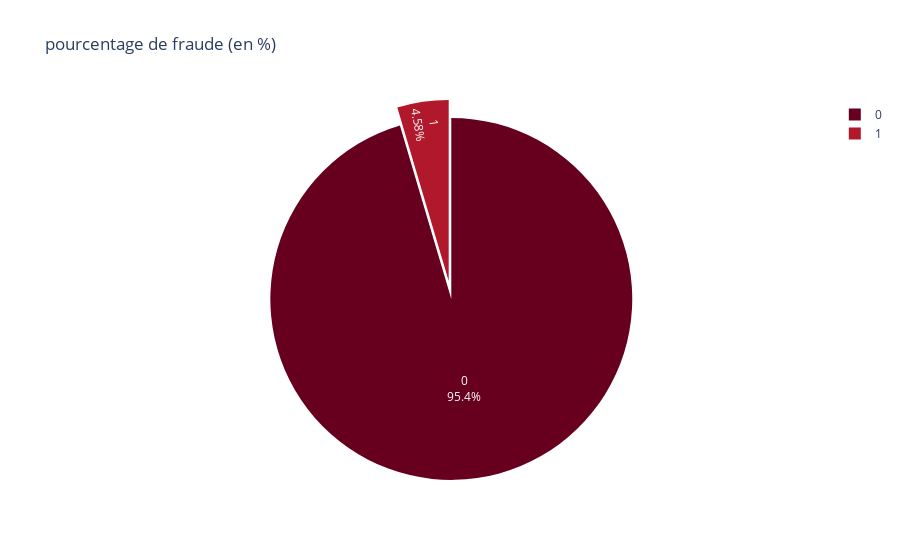

The cell this chart's notebook holds for it:
### Markdown cell above
### *checking target*

### Code cell
import plotly.express as px
freq = df['fraude'].value_counts(normalize=True).reset_index()
freq.columns = ['fraude', 'Pourcentage']
freq['Pourcentage'] *= 100

# Graphique circulaire interactif
fig = px.pie(freq, names='fraude', values='Pourcentage', 
             title='pourcentage de fraude (en %)', 
             color_discrete_sequence=px.colors.sequential.RdBu)

fig.update_traces(textinfo='percent+label', pull=[0.05]*len(freq))
fig.show()

### Figure 1 — Plotly figure (JSON) as saved in the notebook; plotly's stock layout.template omitted (floating-point values rounded to 4 significant figures)
{"data": [{"domain": {"x": [0, 1], "y": [0, 1]}, "hovertemplate": "fraude=%{label}<br>Pourcentage=%{value}<extra></extra>", "labels": [0, 1], "legendgroup": "", "name": "", "pull": [0.05, 0.05], "showlegend": true, "textinfo": "percent+label", "type": "pie", "values": [95.42, 4.582]}], "layout": {"legend": {"tracegroupgap": 0}, "piecolorway": ["rgb(103,0,31)", "rgb(178,24,43)", "rgb(214,96,77)", "rgb(244,165,130)", "rgb(253,219,199)", "rgb(247,247,247)", "rgb(209,229,240)", "rgb(146,197,222)", "rgb(67,147,195)", "rgb(33,102,172)", "rgb(5,48,97)"], "title": {"text": "pourcentage de fraude (en %)"}}}
